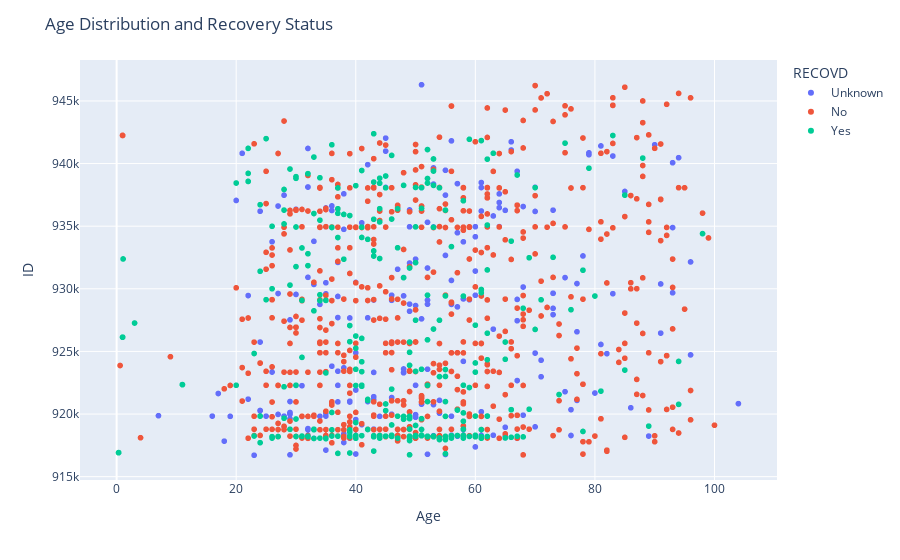

The cell this chart's notebook holds for it:
### Code cell
fig = px.scatter(new_patient_data, x="AGE_YRS", y="VAERS_ID", color="RECOVD")
fig.update_layout(
    title_text='Age Distribution and Recovery Status',
    xaxis_title_text='Age',
    yaxis_title_text='ID'
)
fig.show()

### Figure 1 — Plotly figure (JSON) as saved in the notebook; plotly's stock layout.template omitted (floating-point values rounded to 4 significant figures; data arrays with more than 128 entries replaced by an {"elided": "..."} marker saying what was removed)
{"data": [{"hovertemplate": "RECOVD=Unknown<br>AGE_YRS=%{x}<br>VAERS_ID=%{y}<extra></extra>", "legendgroup": "Unknown", "marker": {"color": "#636efa", "symbol": "circle"}, "mode": "markers", "name": "Unknown", "showlegend": true, "type": "scattergl", "x": {"elided": "528 int values"}, "xaxis": "x", "y": {"elided": "528 int values"}, "yaxis": "y"}, {"hovertemplate": "RECOVD=No<br>AGE_YRS=%{x}<br>VAERS_ID=%{y}<extra></extra>", "legendgroup": "No", "marker": {"color": "#EF553B", "symbol": "circle"}, "mode": "markers", "name": "No", "showlegend": true, "type": "scattergl", "x": {"elided": "627 float values"}, "xaxis": "x", "y": {"elided": "627 int values"}, "yaxis": "y"}, {"hovertemplate": "RECOVD=Yes<br>AGE_YRS=%{x}<br>VAERS_ID=%{y}<extra></extra>", "legendgroup": "Yes", "marker": {"color": "#00cc96", "symbol": "circle"}, "mode": "markers", "name": "Yes", "showlegend": true, "type": "scattergl", "x": {"elided": "316 float values"}, "xaxis": "x", "y": {"elided": "316 int values"}, "yaxis": "y"}], "layout": {"legend": {"title": {"text": "RECOVD"}, "tracegroupgap": 0}, "margin": {"t": 60}, "title": {"text": "Age Distribution and Recovery Status"}, "xaxis": {"anchor": "y", "domain": [0, 1], "title": {"text": "Age"}}, "yaxis": {"anchor": "x", "domain": [0, 1], "title": {"text": "ID"}}}}
